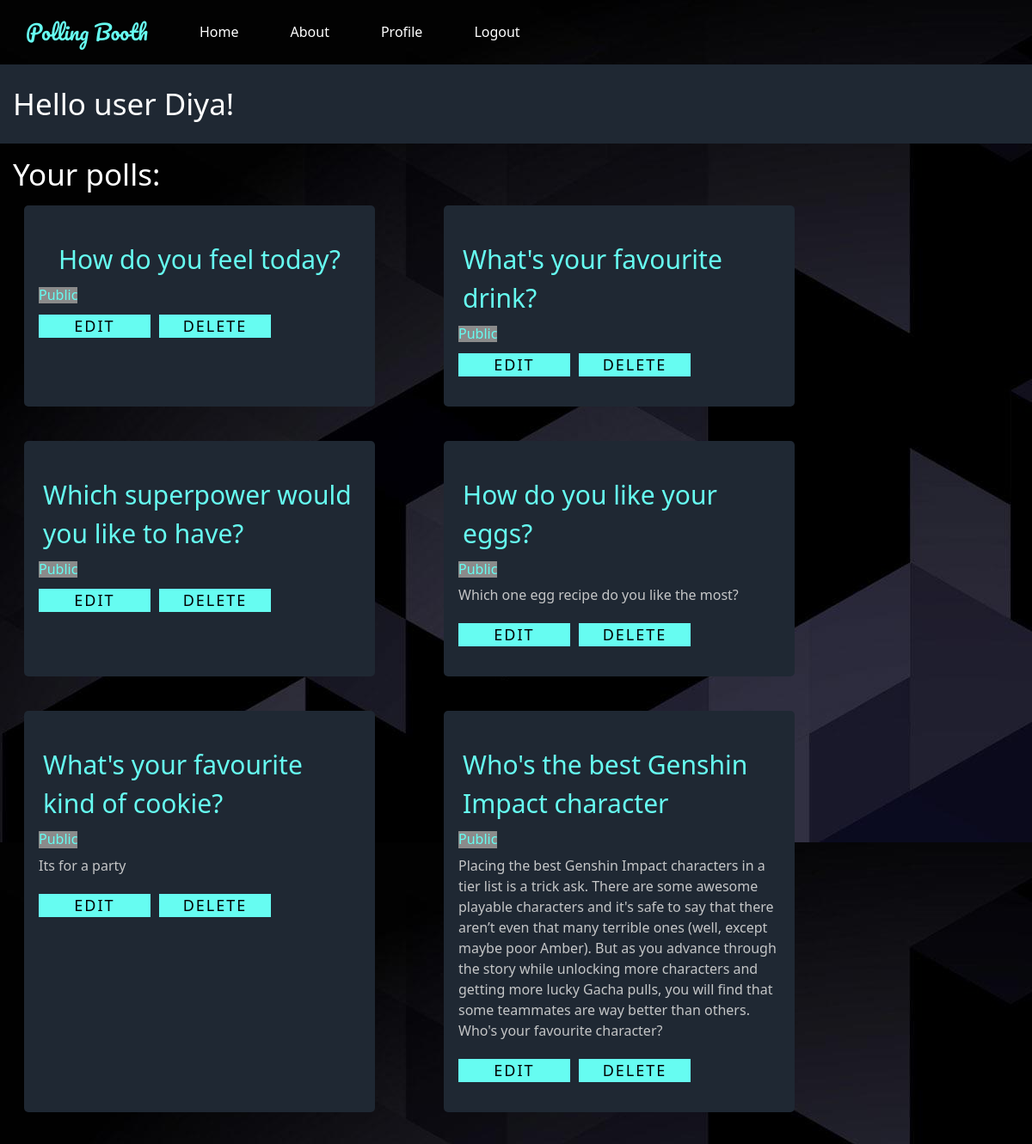
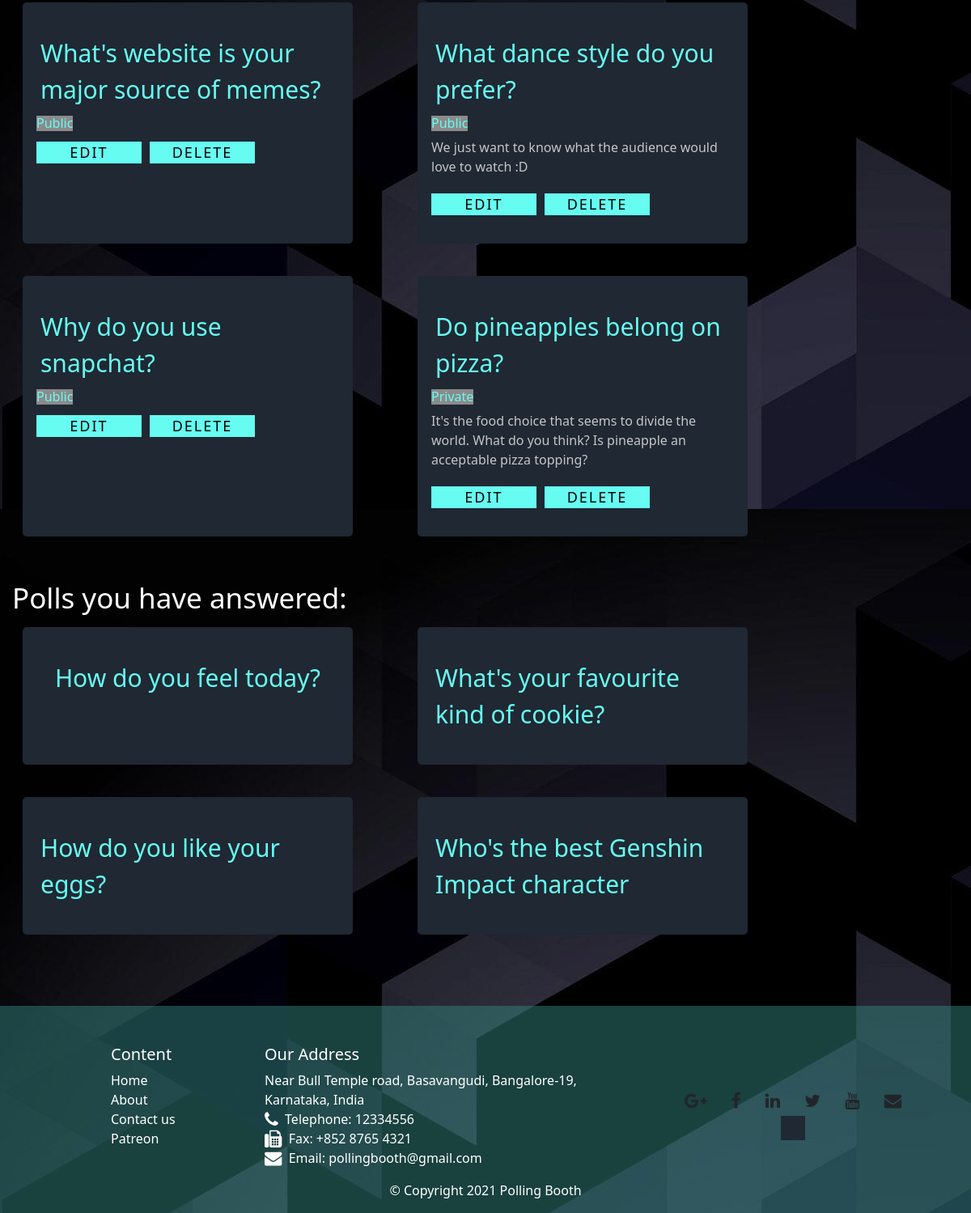
/profile.php?error=wrongaccess (signed in), run on an earlier commit of the app's database (2 pictures, top to bottom).
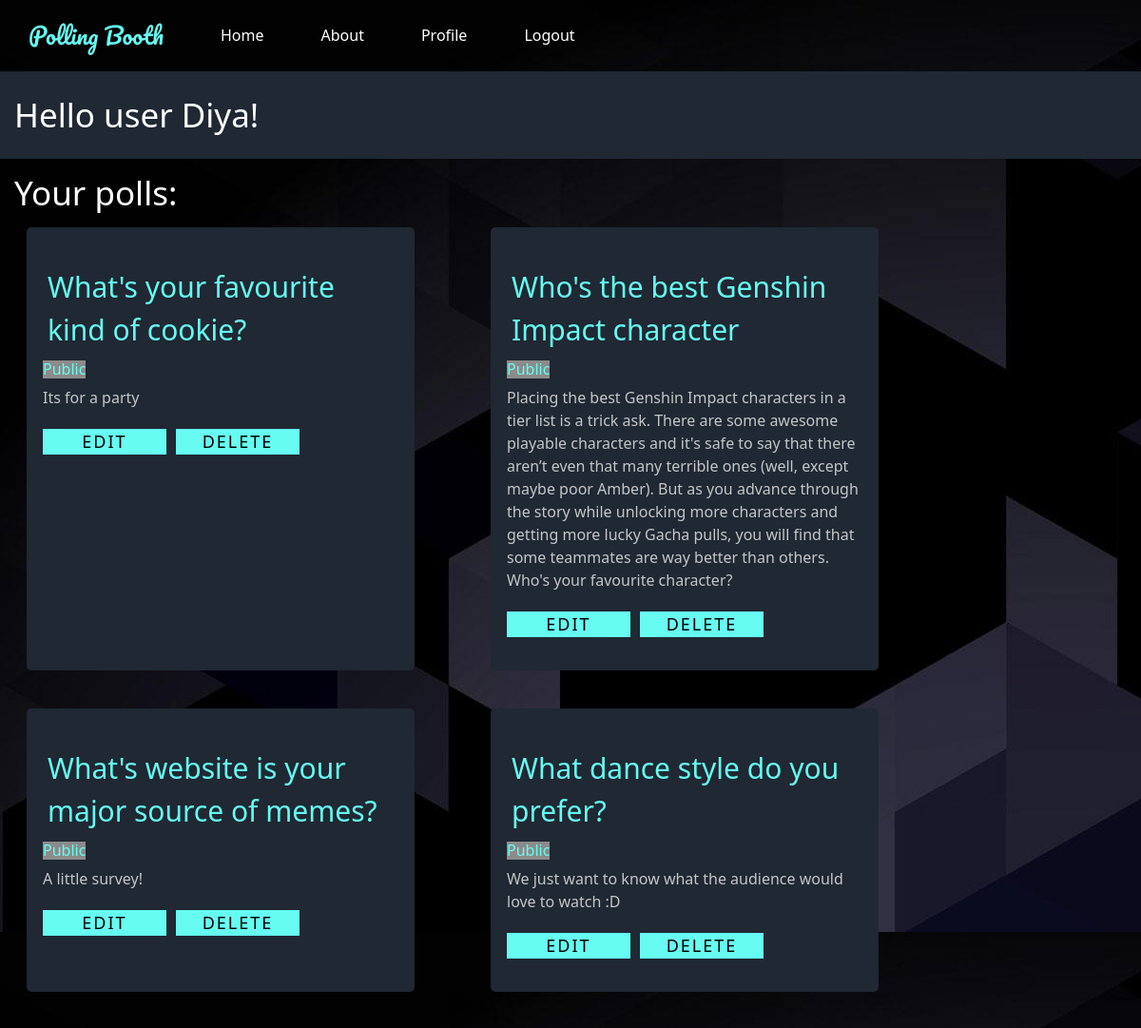
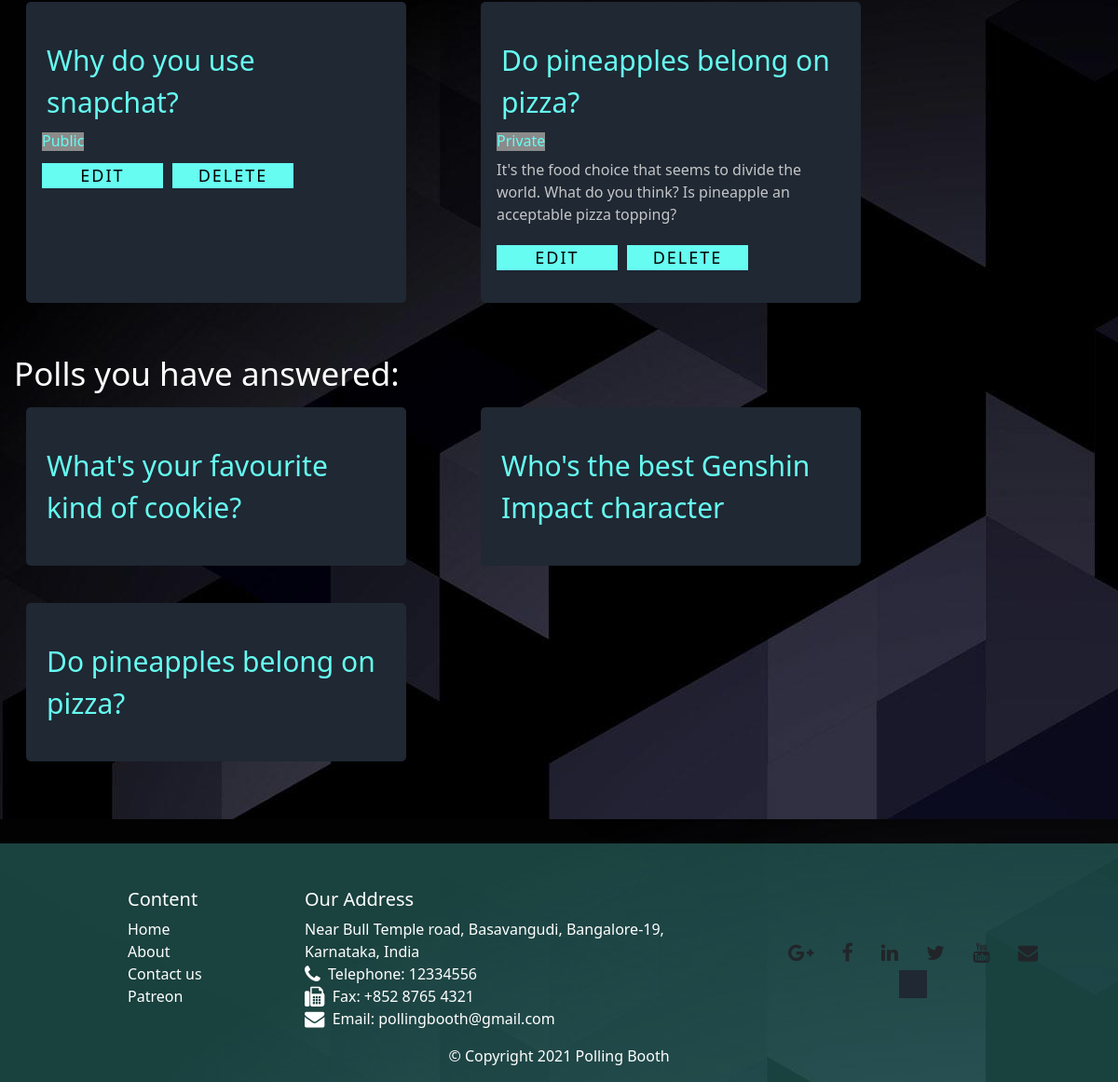
And on a later commit of the database (2 pictures, top to bottom).
### tables this page shows
CREATE TABLE `polls` (
  `id` int(11) NOT NULL,
  `pollsQues` varchar(128) DEFAULT NULL,
  `pollsDesc` text DEFAULT NULL,
  `pollsStart` date NOT NULL,
  `pollsEnd` date NOT NULL,
  `usersId` int(11) DEFAULT NULL,
  `pollsPrivate` char(1) NOT NULL
);

### includes/functions.inc.php (called while the page is built, shortened)
<?php
   function fetchUsersPolls($conn, $user)
   {
       $sql = "SELECT * FROM polls WHERE usersId = $user;";
       $result = mysqli_query($conn, $sql);
       $rowsNum = mysqli_num_rows($result);
       if ($rowsNum > 0)
       {
           $rows = mysqli_fetch_all($result, MYSQLI_ASSOC);
           return $rows;
       }
       return false;
   }
   function pollsAnswered($conn, $user)
   {
       $sql = "SELECT polls.id, polls.pollsQues FROM polls JOIN answers ON answers.pollsId = polls.id WHERE answers.usersId = $user;";
       $result = mysqli_query($conn, $sql);
       $rowsNum = mysqli_num_rows($result);
       if ($rowsNum > 0)
       {
           $rows = mysqli_fetch_all($result, MYSQLI_ASSOC);
           return $rows;
       }
       return false;
   }

### profile.php (the view, shortened to what this page needs)
<?php
include_once "header.php";
require_once "includes/dbh.inc.php";
require_once "includes/functions.inc.php";
$user = $_SESSION["userid"];
$polls = fetchUsersPolls($conn, $user);
$AnsweredPolls = pollsAnswered($conn, $user);
?>
<div class="polls conatiner">
    <div class="row">
        <div class="error-block">
        <h2>Hello user <?php echo $_SESSION["useruid"]; ?>!</h2>
        </div>
        <h2>Your polls:</h2>
        <?php
        if (!empty($polls)) {
            foreach ($polls as $poll) {
                echo "<div class='poll-container col-6 col-sm-4'><a href=vote.php?id=" . $poll["id"] . ">" . $poll["pollsQues"] . "</a>";
                $category = ($poll['pollsPrivate'] === 'Y') ? "Private" : "Public";
                echo "<h6 class='category'>". $category . "</h6>";
                if ($poll["pollsDesc"]) {
                    echo "<p class='desc'>" . $poll["pollsDesc"] . "</p>";
                }
                echo "<button class='submit-btn prof-btn'><a href='editPoll.php?poll=" . $poll["id"] . "'>Edit</a></button>";
                echo "<button class='submit-btn prof-btn'><a href='includes/deletePoll.inc.php?poll=" . $poll["id"] . "'>Delete</a></button></div>";
            }
        } else {
            echo "<h4 style='color:grey;'>&nbsp&nbsp--You have no polls!--</h4>";
        }
        ?>
    </div>
    <div class="row">
        <h2>Polls you have answered:</h2>
        <?php
        if (!empty($AnsweredPolls)) {
            foreach ($AnsweredPolls as $AnsweredPoll) {
                echo "<div class='poll-container col-6 col-sm-4'><a href=vote.php?id=" . $AnsweredPoll["id"] . ">" . $AnsweredPoll["pollsQues"] . "</a></div>";
            }
        } else {
            echo "<h4 style='color:grey;'>&nbsp&nbsp--Sorry no polls available!--</h4>";
        }
        ?>
    </div>
</div>
<?php
include_once "footer.php";
?>
</body>
</html>

### header.php (shortened to what this page needs)
<!DOCTYPE html>
<html>
<head>
    <link href="https://stackpath.bootstrapcdn.com/font-awesome/4.7.0/css/font-awesome.min.css" rel="stylesheet">
    <link type="text/css" href="style.css" rel="stylesheet">
    <link href="https://cdn.jsdelivr.net/npm/bootstrap@5.0.0-beta1/dist/css/bootstrap.min.css" rel="stylesheet">
</head>
<body">
    <header>
        <nav>
            <a href="index.php" class="title">Polling Booth</a>
            <div class="nav-bar">
                <ul class="nav-menu">
                    <li><a href="index.php" class="nav-links">Home</a></li>
                    <li><a href="about.php" class="nav-links">About</a></li>
                    <?php
                    if (isset($_SESSION["userid"])) {
                        echo '<li><a href="profile.php" class="nav-links">Profile</a></li>';
                        echo '<li><a href="includes/logout.inc.php" class="nav-links">Logout</a></li>';
                    } else {
                        echo '<li><a href="signup.php" class="nav-links">Sign Up</a></li>';
                        echo '<li><a href="login.php" class="nav-links">Login</a></li>';
                    }
                    ?>
                </ul>
            </div>
        </nav>
    </header>

### footer.php
<footer class="footer m-0 p-0">
    <div class="container">
        <div class="row mt-5 pt-5">
            <div class="col-4 offset-1 col-sm-2">
                <h5>Content</h5>
                <ul class="list-unstyled">
                    <li><a class="footer-link" href="index.php">Home</a></li>
                    <li><a class="footer-link" href="about.php">About</a> </li>
                    <li><a class="footer-link" href="#">Contact us</a></li>
                    <li><a class="footer-link" href="#">Patreon</a></li>
                </ul>
            </div>
            <div class="col-7 col-sm-5">
                <h5>Our Address</h5>
                <address>
                    Near Bull Temple road,
                    Basavangudi,
                    Bangalore-19,
                    Karnataka, India<br>
                    <i class="fa fa-phone fa-lg"></i>&nbsp&nbspTelephone: 12334556<br>
                    <i class="fa fa-fax fa-lg"></i>&nbsp&nbspFax: +852 8765 4321<br>
                    <i class="fa fa-envelope fa-lg"></i>&nbsp&nbspEmail: <a class="footer-link" href="mailto:pollingbooth@gmail.com">pollingbooth@gmail.com</a>
                </address>
            </div>
            <div class="col-12 col-sm-4 align-self-center">
                <div class="text-center">
                    <a class="btn btn-social-icon btn-google" href="http://google.com/+"><i class=" fa fa-google-plus  fa-lg"></i></a>
                    <a class="btn btn-social-icon btn-facebook" href="http://www.facebook.com/profile.php?id="><i class=" fa fa-facebook fa-lg"></i></a>
                    <a class="btn btn-social-icon btn-linkedin" href="http://www.linkedin.com/in/"><i class=" fa fa-linkedin  fa-lg"></i></a>
                    <a class="btn btn-social-icon btn-twitter" href="http://twitter.com/"><i class=" fa fa-twitter  fa-lg"></i></a>
                    <a class="btn btn-social-icon btn-youtube" href="http://youtube.com/"><i class=" fa fa-youtube  fa-lg"></i></a>
                    <a class="btn btn-social-icon btn-envelope" href="mailto:"><i class=" fa fa-envelope  fa-lg"></i></a>
                </div>
                <div class="text-center">
                    <div id="google_translate_element"></div>
                </div>
            </div>
        </div>
        <div class="row justify-content-center">
            <div class="col-auto">
                <p>© Copyright 2021 Polling Booth</p>
            </div>
        </div>
    </div>
</footer>

### style.css (style rules this page uses)
html, body { margin: 0px; padding: 0px; }
nav { width: 100%; line-height: 75px; height: 75px; }
.title { float: left; font-family: 'Pacifico', cursive; color: rgb(255, 255, 255); font-size: 24px; text-decoration: none; padding: 0 30px; }
.nav-menu { margin: 0; padding: 0; text-align: center; z-index: 1; list-style-type: none; display: none; border-radius: 10px; }
.nav-bar { float: right; }
.nav-menu li { border-radius: 10px; }
.nav-links { color: rgb(255, 255, 255); text-decoration: none; padding: 10px 30px; }
@media screen and (min-width: 780px) { .nav-bar { float: none; } }
@media screen and (min-width: 780px) { .nav-menu { background-color: none; display: block; } }
@media screen and (min-width: 780px) { .nav-links { padding: 0 30px; float: left; } }
.polls h2 { margin: 15px; color: rgb(255, 255, 255); font-size: 35px; }
.footer { background-color: rgb(51, 129, 125, 0.5); margin: 10px auto; padding: 20px 0px; color: white; }
.submit-btn { display: inline-block; background-color: #66fcf1; color: black; text-transform: uppercase; letter-spacing: 2px; font-size: 16px; padding: 8px 16px; border: none; width: 200px; cursor: pointer; }
.poll-container { background-color: #1f2833; color: #C5C6C7; border-radius: 5px; overflow: hidden; padding: 30px; margin: 40px; }
.poll-container a { color: #66fcf1; padding: 10px; font-size: 30px; text-decoration: none; display: flex; justify-content: center; }
.prof-btn a { color: black; font-size: 18px; margin: 0; padding: 0; }
.prof-btn { width: 130px; margin: 5px; padding: 0 5px 0 5px; }
.error-block { background-color: #1f2833; color: rgb(255, 255, 255); width: 75%; margin: auto; padding: 10px; border-radius: 5px; }
.desc { margin-left: 5px; margin-right: 5px; }
.category { margin-left: 5px; background-color: #8b8b8b; color: #66fcf1; width: fit-content; }
.footer-link { color: rgb(255, 255, 255); text-decoration: none; }
#google_translate_element { padding: 15px; background-color: #1f2833; width: fit-content; position: relative; left: 50%; transform: translateX(-50%); }

What changed in the data, as far as the page shows it:
removed polls: pollsQues "How do you feel today?", pollsPrivate "Public"
removed polls: pollsQues "What's your favourite drink?", pollsPrivate "Public", shown under "Your polls:"
removed polls: pollsQues "Which superpower would you like to have?", pollsPrivate "Public", shown under "Your polls:"
removed polls: pollsQues "How do you like your eggs?", pollsPrivate "Public", pollsDesc "Which one egg recipe do you like the most?"
changed polls "What's website is your major source of memes?": pollsDesc (not shown) → "A little survey!"
now on one of the page's lists (row unchanged): polls: pollsQues "Do pineapples belong on pizza?"
